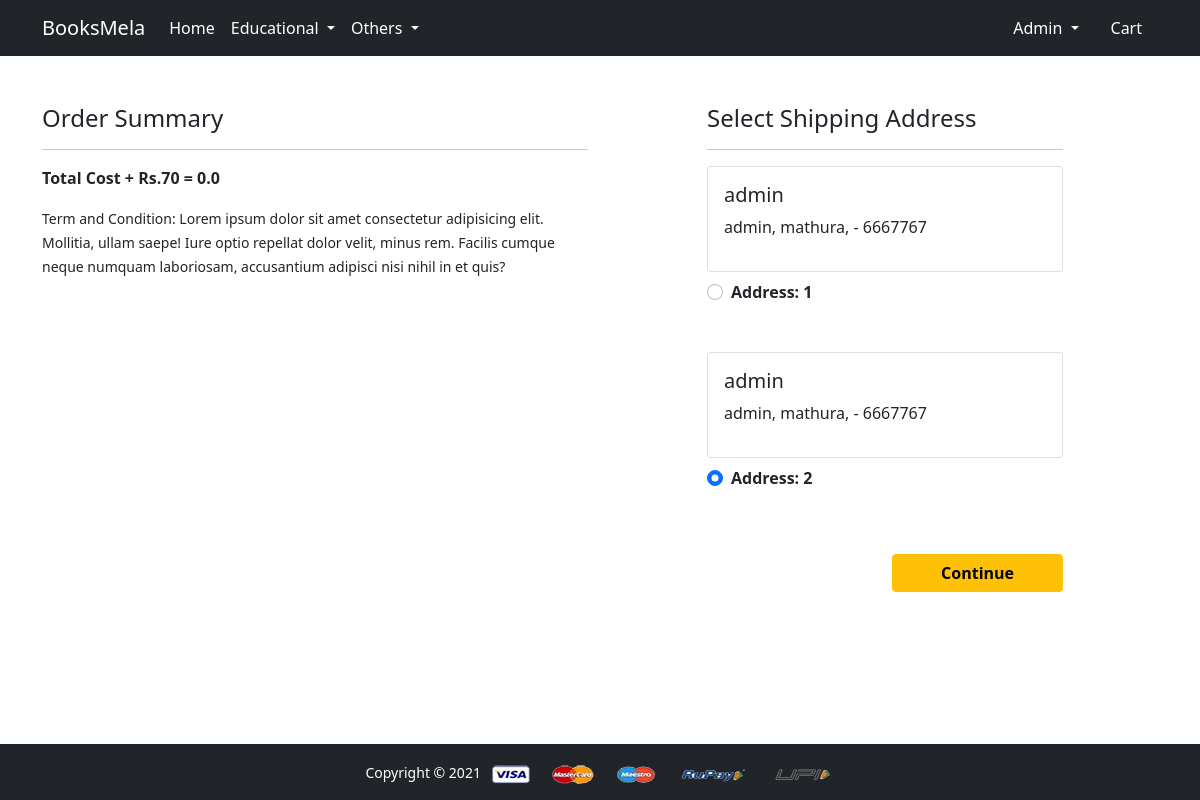
Screenshot of /checkout/ (signed in) with the database file from the repository.
### app/models.py (models this page shows, shortened)
class Customer(models.Model):
    user = models.ForeignKey(User, on_delete=models.CASCADE)
    name = models.CharField(max_length=50)
    locality = models.CharField(max_length=50)
    city = models.CharField(max_length=50)
    pincode = models.IntegerField()
    states = models.CharField(choices=STATE_CHOICES, max_length=50)

### app/views.py (the view)
# urls.py: path('checkout/', views.checkout, name='checkout'),
@login_required
def checkout(request):
    user = request.user
    address = Customer.objects.filter(user=user)
    cart_items = Cart.objects.filter(user=user)
    amount = 0.0
    shipping_amt = 70.0
    totalamount = 0.0
    cart_product = [p for p in Cart.objects.all() if p.user == user]
    if cart_product:
        for p in cart_product:
                temp_amt = (p.quantity * p.product.discounted_price)
                amount+=temp_amt
        totalamount = amount+shipping_amt
    context ={
        'address':address,
        'totalamount':totalamount,
        'cart_items':cart_items
    }
    return render(request, 'app/checkout.html',context)

### app/templates/app/checkout.html (shortened to what this page needs)
{% extends 'app/base.html' %}
{% load static %}
{% block main-content %}
<div class="container">
 <div class="row mt-5">
  <div class="col-sm-6">
    <h4>Order Summary</h4>
    <hr>
      <p class = "fw-bold">Total Cost + Rs.70 = {{totalamount}}</p>
    <small>Term and Condition: Lorem ipsum dolor sit amet consectetur adipisicing elit. Mollitia, ullam saepe! Iure optio repellat dolor velit, minus rem. Facilis cumque neque numquam laboriosam, accusantium adipisci nisi nihil in et quis?</small>
  </div>
  <div class="col-sm-4 offset-sm-1">
    <h4>Select Shipping Address</h4>
    <hr>
    <form action="/paymentdone">
    {% for add in address %}
      <div class="card">
        <div class="card-body">
        <h5>{{add.name}}</h5>
        <p>{{add.locality}}, {{add.city}}, {{add.state}} - {{add.pincode}}</p>
        </div>
      </div>
        <div class="form-check mt-2 mb-5">
          <input class="form-check-input" type="radio" value="{{add.id}}"  name="custid" id="custid{{forloop.counter}}"  checked>
          <label class="form-check-label fw-bold" for="custid{{forloop.counter}}  " >
            Address: {{forloop.counter}} </label>
        </div>
        {% endfor %}
        <div class="text-end">
          <button type="submit" class="btn btn-warning mt-3 px-5 fw-bold">Continue</button>
        </div>
      </form>
    </div>
  </div>
</div>
{% endblock main-content %}

### app/templates/app/base.html (shortened to what this page needs)
<!doctype html>
{% load static %}
<html lang="en">
  <head>
    <link href="https://cdn.jsdelivr.net/npm/bootstrap@5.0.0-beta1/dist/css/bootstrap.min.css" rel="stylesheet">
    <link rel="stylesheet" href="{% static 'app/css/owl.carousel.min.css' %}">
    <link rel="stylesheet" href="{% static 'app/css/all.min.css' %}">
    <link rel="stylesheet" href="{% static 'app/css/style.css' %}">
  </head>
  <body class="d-flex flex-column vh-100 bbg-lights" >
    <nav class="navbar sticky-top navbar-expand-lg navbar-dark bg-dark ">
     <div class="container">
       <a class="navbar-brand" href="/">BooksMela</a>
       <div class="collapse navbar-collapse" id="navbarSupportedContent">
         <ul class="navbar-nav me-auto mb-2 mb-lg-0">
           <li class="nav-item">
             <a class="nav-link active" aria-current="page" href="/">Home</a>
           </li>
           <li class="nav-item dropdown">
             <a class="nav-link dropdown-toggle text-white" href="#" id="educationalDropdown" role="button" data-bs-toggle="dropdown" aria-expanded="false">
               Educational
             </a>
           </li>
           <li class="nav-item dropdown">
             <a class="nav-link dropdown-toggle  text-white"  href="#" id="OthersDropdown" role="button" data-bs-toggle="dropdown" aria-expanded="false">
               Others
             </a>
           </li>
         </ul>
         <div>
          <ul class="navbar-nav me-auto mb-2 mb-lg-0 ">
          {% if request.user.is_authenticated %}
           <li class="nav-item dropdown mx-2">
              <a class="nav-link dropdown-toggle text-white" href="#" id="profileDropdown" role="button" data-bs-toggle="dropdown" aria-expanded="false">
                {{request.user|capfirst}}
              </a>
            </li>
            <li class="nav-item mx-2">
             <a href="{% url 'showcart' %}" class="nav-link text-white"> Cart </a>
            </li>
            {% endif %}
          </ul>
         </div>
       </div>
     </div>
    </nav>
    {% block main-content %} {% endblock main-content %}
    <footer class="container-fluid bg-dark text-center py-3  mt-auto">
        <small class="text-white">Copyright &copy; 2021 </small>
        <img src="{% static 'app/images/payment.png' %}" alt="" srcset="" class="img-fluid" height="2px">
    </footer>
  </body>
</html>

### rows the page displays
Customer: name "admin", locality "admin", city "mathura", pincode "6667767"
Customer: name "admin", locality "admin", city "mathura", pincode "6667767"

### other values shown
{{ request.user|capfirst }} "Admin"
{{ totalamount }} "0.0"
